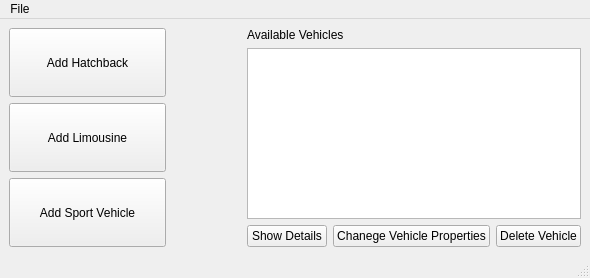
<?xml version="1.0" encoding="UTF-8"?>
<ui version="4.0">
 <class>MainWindow</class>
 <widget class="QMainWindow" name="MainWindow">
  <property name="geometry">
   <rect>
    <x>0</x>
    <y>0</y>
    <width>590</width>
    <height>278</height>
   </rect>
  </property>
  <property name="windowTitle">
   <string>Control Panel</string>
  </property>
  <widget class="QWidget" name="centralwidget">
   <layout class="QHBoxLayout" name="horizontalLayout_3">
    <item>
     <layout class="QHBoxLayout" name="horizontalLayout_2">
      <item>
       <layout class="QVBoxLayout" name="verticalLayout_2">
        <item>
         <widget class="QPushButton" name="addButton">
          <property name="sizePolicy">
           <sizepolicy hsizetype="Expanding" vsizetype="Preferred">
            <horstretch>50</horstretch>
            <verstretch>0</verstretch>
           </sizepolicy>
          </property>
          <property name="text">
           <string>Add Hatchback</string>
          </property>
         </widget>
        </item>
        <item>
         <widget class="QPushButton" name="pushButton">
          <property name="sizePolicy">
           <sizepolicy hsizetype="Expanding" vsizetype="Preferred">
            <horstretch>50</horstretch>
            <verstretch>0</verstretch>
           </sizepolicy>
          </property>
          <property name="text">
           <string>Add Limousine</string>
          </property>
         </widget>
        </item>
        <item>
         <widget class="QPushButton" name="pushButton_2">
          <property name="sizePolicy">
           <sizepolicy hsizetype="Expanding" vsizetype="Preferred">
            <horstretch>50</horstretch>
            <verstretch>0</verstretch>
           </sizepolicy>
          </property>
          <property name="text">
           <string>Add Sport Vehicle</string>
          </property>
         </widget>
        </item>
       </layout>
      </item>
      <item>
       <spacer name="horizontalSpacer">
        <property name="orientation">
         <enum>Qt::Horizontal</enum>
        </property>
        <property name="sizeType">
         <enum>QSizePolicy::Preferred</enum>
        </property>
        <property name="sizeHint" stdset="0">
         <size>
          <width>75</width>
          <height>20</height>
         </size>
        </property>
       </spacer>
      </item>
      <item>
       <layout class="QVBoxLayout" name="verticalLayout">
        <item>
         <widget class="QLabel" name="label">
          <property name="sizePolicy">
           <sizepolicy hsizetype="Expanding" vsizetype="Fixed">
            <horstretch>0</horstretch>
            <verstretch>0</verstretch>
           </sizepolicy>
          </property>
          <property name="text">
           <string>Available Vehicles</string>
          </property>
         </widget>
        </item>
        <item>
         <widget class="QListWidget" name="listWidget">
          <property name="sizePolicy">
           <sizepolicy hsizetype="Expanding" vsizetype="Expanding">
            <horstretch>0</horstretch>
            <verstretch>0</verstretch>
           </sizepolicy>
          </property>
         </widget>
        </item>
        <item>
         <layout class="QHBoxLayout" name="horizontalLayout">
          <item>
           <widget class="QPushButton" name="showDetails">
            <property name="sizePolicy">
             <sizepolicy hsizetype="Expanding" vsizetype="Fixed">
              <horstretch>0</horstretch>
              <verstretch>0</verstretch>
             </sizepolicy>
            </property>
            <property name="text">
             <string>Show Details</string>
            </property>
           </widget>
          </item>
          <item>
           <widget class="QPushButton" name="changeButton">
            <property name="sizePolicy">
             <sizepolicy hsizetype="Expanding" vsizetype="Fixed">
              <horstretch>0</horstretch>
              <verstretch>0</verstretch>
             </sizepolicy>
            </property>
            <property name="text">
             <string>Chanege Vehicle Properties</string>
            </property>
           </widget>
          </item>
          <item>
           <widget class="QPushButton" name="deleteButton">
            <property name="sizePolicy">
             <sizepolicy hsizetype="Expanding" vsizetype="Fixed">
              <horstretch>0</horstretch>
              <verstretch>0</verstretch>
             </sizepolicy>
            </property>
            <property name="text">
             <string>Delete Vehicle</string>
            </property>
           </widget>
          </item>
         </layout>
        </item>
       </layout>
      </item>
     </layout>
    </item>
   </layout>
  </widget>
  <widget class="QMenuBar" name="menubar">
   <property name="geometry">
    <rect>
     <x>0</x>
     <y>0</y>
     <width>590</width>
     <height>21</height>
    </rect>
   </property>
   <widget class="QMenu" name="menuFile">
    <property name="title">
     <string>File</string>
    </property>
    <addaction name="actionSave"/>
    <addaction name="actionLoad"/>
   </widget>
   <addaction name="menuFile"/>
  </widget>
  <widget class="QStatusBar" name="statusbar"/>
  <action name="actionSave">
   <property name="text">
    <string>Save</string>
   </property>
  </action>
  <action name="actionLoad">
   <property name="text">
    <string>Load</string>
   </property>
  </action>
 </widget>
 <resources/>
 <connections/>
</ui>
